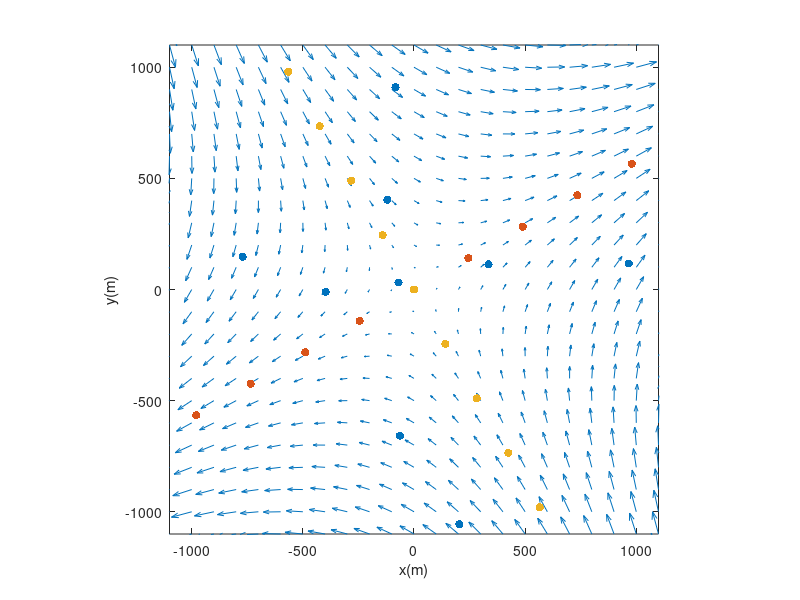

This chart was generated by the following MATLAB code: (Note: this script raises an error after producing the figure.)
load("smoothedGriddedRho1Drifters.mat")
NX = 9;
xl = x(1,1:NX); yl = y(1,1:NX);

delta = 0;  
theta = 30;
zeta = 0;
sigma = 7e-6;
sigma_s = sigma*sind(2*theta);
sigma_n = sigma*cosd(2*theta);

    cmx = mean(xl); cmy = mean(yl);
    cmd = mean(sqrt((xl-cmx).^2+(yl-cmy).^2));
    spc = 9*cmd/20;
    x1 = (-4:4)*spc*cosd(30)+cmx; y1 = (-4:4)*spc*sind(30)+cmy;
    x2 = (-4:4)*spc*cosd(120)+cmx; y2 = (-4:4)*spc*sind(120)+cmy;
    x3=2*(xl-cmx)+cmx; y3=2*(yl-cmy)+cmy;
    x4=.5*(xl-cmx)+cmx; y4=.5*(yl-cmy)+cmy;
    
    a1a=figure; 
    [xq,yq]=meshgrid(-1300:100:1300,-1300:100:1300);
    u_mes = 0.5*(sigma_n+delta).*xq+0.5*(sigma_s-zeta).*yq;
    v_mes = 0.5*(sigma_s+zeta).*xq+0.5*(delta-sigma_n).*yq;
    quiver(xq,yq,u_mes,v_mes);
    
    hold on; scatter(xl-cmx,yl-cmy,'filled','b')
    hold on; scatter(x1-cmx,y1-cmy,'filled','r')
    hold on; scatter(x2-cmx,y2-cmy,'filled','g')
    xlabel('x(m)'); ylabel('y(m)');
    xlim([-1100 1100]); ylim([-1100 1100])
    axis equal
    exportfig(a1a, 'figures/append1a.eps', 'width', 16, 'color', 'cmyk','Fontmode','fixed','FontSize', 14);
    
    a1b=figure;
    [xq,yq]=meshgrid(-2400:200:2400,-2400:200:2400);
    u_mes = 0.5*(sigma_n+delta).*xq+0.5*(sigma_s-zeta).*yq;
    v_mes = 0.5*(sigma_s+zeta).*xq+0.5*(delta-sigma_n).*yq;
    quiver(xq,yq,u_mes,v_mes);
    hold on; scatter(xl-cmx,yl-cmy,'filled','b')
    hold on; scatter(x3-cmx,y3-cmy,'filled','r')
    hold on; scatter(x4-cmx,y4-cmy,'filled','g')
    xlabel('x(m)'); ylabel('y(m)');
    xlim([-2100 2100]); ylim([-2100 2100])
    axis equal
    exportfig(a1b, 'figures/append1b.eps', 'width', 16, 'color', 'cmyk','Fontmode','fixed','FontSize', 14);